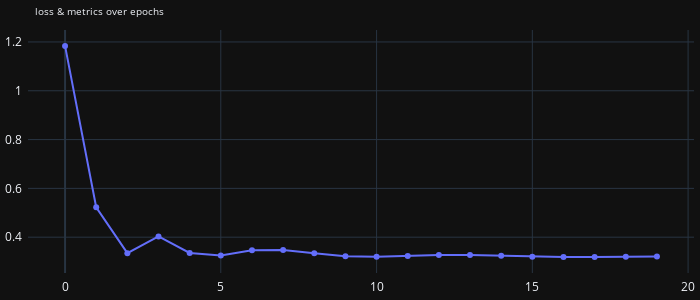

Here is the notebook cell this chart was saved with:
### Code cell
plot_vals(list(range(len(hist))), hist)

### Figure 1 — Plotly figure (JSON) as saved in the notebook; plotly's stock layout.template omitted (floating-point values rounded to 4 significant figures)
{"data": [{"mode": "lines+markers", "name": "val_loss", "type": "scatter", "x": [0, 1, 2, 3, 4, 5, 6, 7, 8, 9, 10, 11, 12, 13, 14, 15, 16, 17, 18, 19], "y": [1.184, 0.5227, 0.3347, 0.403, 0.3355, 0.3249, 0.3464, 0.3477, 0.3343, 0.3223, 0.3199, 0.3235, 0.327, 0.327, 0.324, 0.3204, 0.3185, 0.3188, 0.3202, 0.3214]}], "layout": {"autosize": false, "height": 300, "legend": {"font": {"size": 5}}, "margin": {"b": 5, "l": 5, "pad": 5, "r": 5, "t": 30}, "title": {"font": {"size": 10}, "text": "loss & metrics over epochs"}, "width": 700}}
